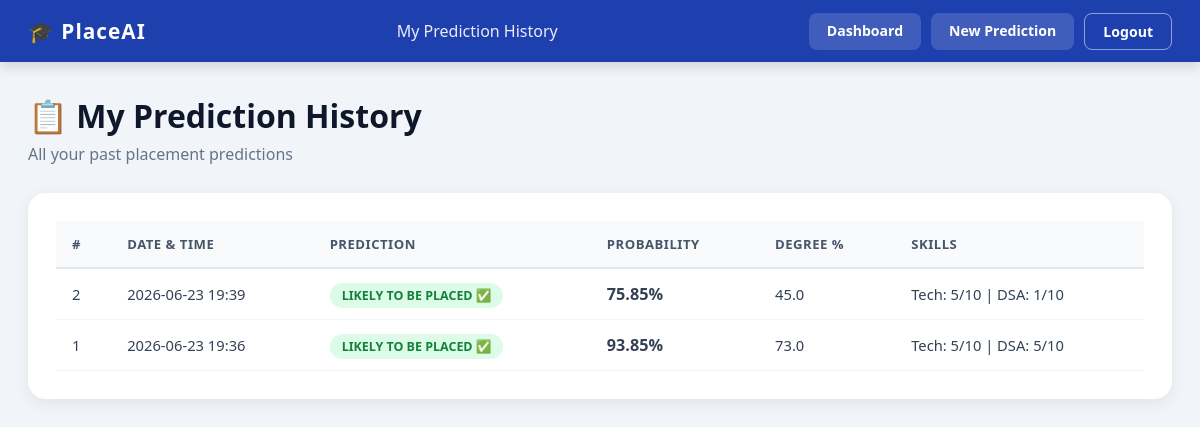
The page /history (signed in) on the database its author committed.
### tables this page shows
CREATE TABLE predictions(
        id INTEGER PRIMARY KEY AUTOINCREMENT,
        student_id INTEGER,
        name TEXT,
        email TEXT,
        prediction TEXT,
        probability REAL,
        degree_p REAL,
        skills_rating INTEGER,
        dsa_rating INTEGER,
        communication_rating INTEGER,
        projects_count INTEGER,
        internships_count INTEGER,
        date TIMESTAMP DEFAULT CURRENT_TIMESTAMP
    );

### app.py (the view)
@app.route('/history')
def history():
    if session.get('role') != 'student':
        return redirect(url_for('student_login'))
    conn = get_db()
    rows = conn.execute("""SELECT * FROM predictions WHERE student_id=?
                           ORDER BY date DESC""", (session['student_id'],)).fetchall()
    conn.close()
    return render_template('history.html', rows=rows)

### app.py (called while the page is built)
def get_db():
    conn = sqlite3.connect("placement.db")
    conn.row_factory = sqlite3.Row
    return conn

### templates/history.html (shortened to what this page needs)
<!DOCTYPE html>
<html lang="en">
<head>
<link rel="stylesheet" href="{{ url_for('static', filename='style.css') }}">
</head>
<body class="dash-body">
<nav class="dash-nav">
  <div class="nav-brand">🎓 PlaceAI</div>
  <div class="nav-center">My Prediction History</div>
  <div class="nav-links">
    <a href="{{ url_for('student_dashboard') }}" class="nav-btn">Dashboard</a>
    <a href="{{ url_for('predict_form') }}" class="nav-btn">New Prediction</a>
    <a href="{{ url_for('student_logout') }}" class="nav-btn nav-btn-outline">Logout</a>
  </div>
</nav>
<div class="dash-container">
  <div class="dash-welcome">
    <h1>📋 My Prediction History</h1>
    <p>All your past placement predictions</p>
  </div>
  {% if rows %}
  <div class="dashboard-box">
    <div class="table-wrap">
      <table class="data-table">
        <thead>
          <tr><th>#</th><th>Date & Time</th><th>Prediction</th><th>Probability</th><th>Degree %</th><th>Skills</th></tr>
        </thead>
        <tbody>
        {% for row in rows %}
        <tr>
          <td>{{ row['id'] }}</td>
          <td>{{ row['date'][:16] }}</td>
          <td>
            <span class="badge {% if 'LIKELY' in row['prediction'] %}badge-green{% else %}badge-red{% endif %}">
              {{ row['prediction'] }}
            </span>
          </td>
          <td><strong style="font-size:1.1em">{{ row['probability'] }}%</strong></td>
          <td>{{ row['degree_p'] or '—' }}</td>
          <td>Tech: {{ row['skills_rating'] }}/10 | DSA: {{ row['dsa_rating'] }}/10</td>
        </tr>
        {% endfor %}
        </tbody>
      </table>
    </div>
  </div>
  {% endif %}
</div>
</body>
</html>

### static/style.css (style rules this page uses)
*, *::before, *::after { margin:0; padding:0; box-sizing:border-box; }
body { font-family: 'Segoe UI', Tahoma, Geneva, Verdana, sans-serif; background:#f1f5f9; color:#1e293b; }
a { text-decoration:none; color:inherit; }
.dash-nav { display:flex; align-items:center; justify-content:space-between; background:#1e40af; color:white; padding:0 28px; height:62px; box-shadow:0 4px 12px rgba(0,0,0,0.15); position:sticky; top:0; z-index:100; }
.nav-brand { font-size:1.3rem; font-weight:800; letter-spacing:1px; }
.nav-center { font-size:1rem; font-weight:500; opacity:0.9; }
.nav-links { display:flex; gap:10px; }
.nav-btn { padding:8px 18px; border-radius:8px; background:rgba(255,255,255,0.15); color:white; font-size:0.88rem; font-weight:600; transition:0.2s; }
.nav-btn-outline { background:transparent; border:1.5px solid rgba(255,255,255,0.5); }
.dash-body { background:#f1f5f9; min-height:100vh; }
.dash-container { max-width:1400px; margin:0 auto; padding:32px 28px; }
.dash-welcome { margin-bottom:28px; }
.dash-welcome h1 { font-size:2rem; font-weight:800; color:#0f172a; margin-bottom:6px; }
.dash-welcome p { color:#64748b; }
.dashboard-box { background:white; border-radius:18px; padding:28px; box-shadow:0 4px 16px rgba(0,0,0,0.07); margin-bottom:24px; }
.table-wrap { overflow-x:auto; }
.data-table { width:100%; border-collapse:collapse; font-size:0.92rem; }
.data-table thead tr { background:#f8fafc; }
.data-table th { padding:14px 16px; text-align:left; font-weight:700; color:#475569; font-size:0.82rem; text-transform:uppercase; letter-spacing:0.5px; border-bottom:2px solid #e2e8f0; }
.data-table td { padding:14px 16px; border-bottom:1px solid #f1f5f9; color:#334155; }
.badge { padding:4px 12px; border-radius:50px; font-size:0.78rem; font-weight:700; }
.badge-green { background:#dcfce7; color:#15803d; }

### rows shown on the page
predictions: id "2", date "2026-06-23 19:39", prediction "LIKELY TO BE PLACED ✅", probability "75.85", degree_p "45.0", skills_rating "5", dsa_rating "1"
predictions: id "1", date "2026-06-23 19:36", prediction "LIKELY TO BE PLACED ✅", probability "93.85", degree_p "73.0", skills_rating "5", dsa_rating "5"
